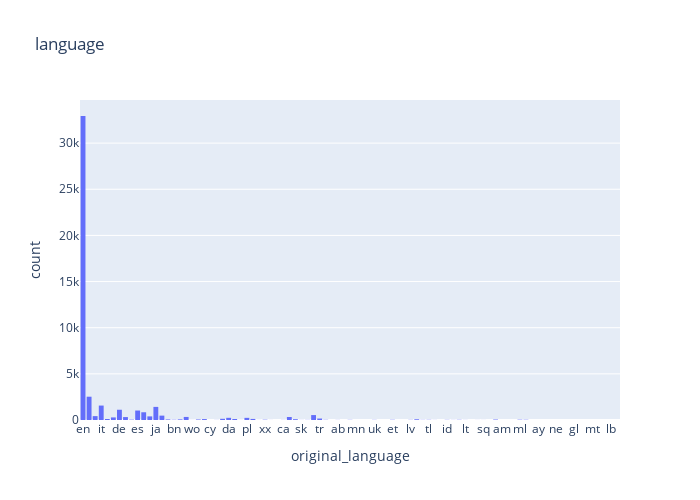

The notebook cell this image was saved under:
### Code cell
px.histogram(metadata, x= metadata.original_language ,  barmode='group' , title='language' ,  width=700 , height=500 )

### Figure 1 — Plotly figure (JSON) as saved in the notebook; plotly's stock layout.template omitted (floating-point values rounded to 4 significant figures; data arrays with more than 128 entries replaced by an {"elided": "..."} marker saying what was removed)
{"data": [{"alignmentgroup": "True", "bingroup": "x", "hovertemplate": "original_language=%{x}<br>count=%{y}<extra></extra>", "legendgroup": "", "marker": {"color": "#636efa", "pattern": {"shape": ""}}, "name": "", "offsetgroup": "", "orientation": "v", "showlegend": false, "type": "histogram", "x": {"elided": "46628 str values"}, "xaxis": "x", "yaxis": "y"}], "layout": {"barmode": "group", "height": 500, "legend": {"tracegroupgap": 0}, "title": {"text": "language"}, "width": 700, "xaxis": {"anchor": "y", "domain": [0, 1], "title": {"text": "original_language"}}, "yaxis": {"anchor": "x", "domain": [0, 1], "title": {"text": "count"}}}}
